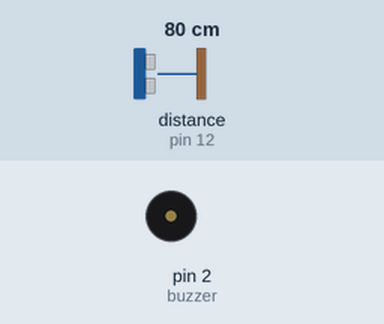
A sketch run on a simulated Arduino Uno, built with avr-gcc and run on an emulated ATmega328P. Shown: buzzer (waves = sounding, pin HIGH). Wiring (inferred from the names in the program): ultrasonic range finder: trigger pin 11; echo pin 12. The test bench sets the inputs (shaded band); at power-on: distance to the obstacle (sensor on pin 12) 80 cm. The echo pulse lasts 58.3 µs per cm; pins used as bus, display or sensor lines are not drawn; what the sketch prints to the serial monitor is not drawn.

Above: at 1.2 s.
1.3 s: distance to the obstacle (sensor on pin 12) set to 7 cm
2.8 s: distance to the obstacle (sensor on pin 12) set to 4 cm
At 3.3 s:
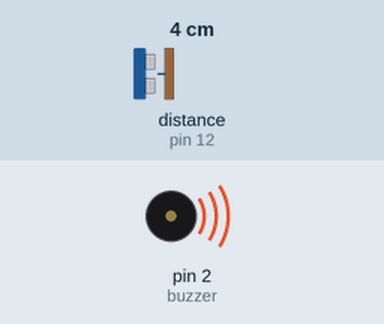
Timing chart, 0 to 5.8 s (numbered marks = the images above; inputs shaded):
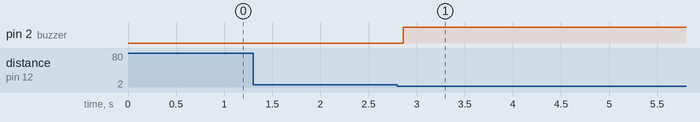

Measured:
- the behaviour switches between 6 and 5 cm on distance to the obstacle (sensor on pin 12) (found by bisection; images 0 and 1)
- after the input at 1.3 s, every drawn part: stays the same
- after the input at 2.8 s, pin 2 (buzzer): LOW → HIGH after 0.06 s

The sketch:

mesafe_olcer_V1.0.ino
```cpp
#define echoPin 12
#define trigPin 11
int buzzer=2;
void setup() {
pinMode(trigPin, OUTPUT);
pinMode(echoPin, INPUT);
pinMode(buzzer,OUTPUT);
Serial.begin(9600);
}


void loop() {
long duration, distance;

  digitalWrite(trigPin,LOW);
  delayMicroseconds(2);
  digitalWrite(trigPin, HIGH);
  delayMicroseconds(10);
  digitalWrite(trigPin, LOW);
  duration = pulseIn(echoPin , HIGH);
  distance = duration / 29.2;
  delay(50);
  Serial.print( distance);
if(distance<10){
  digitalWrite(buzzer,HIGH);
}

}
```
